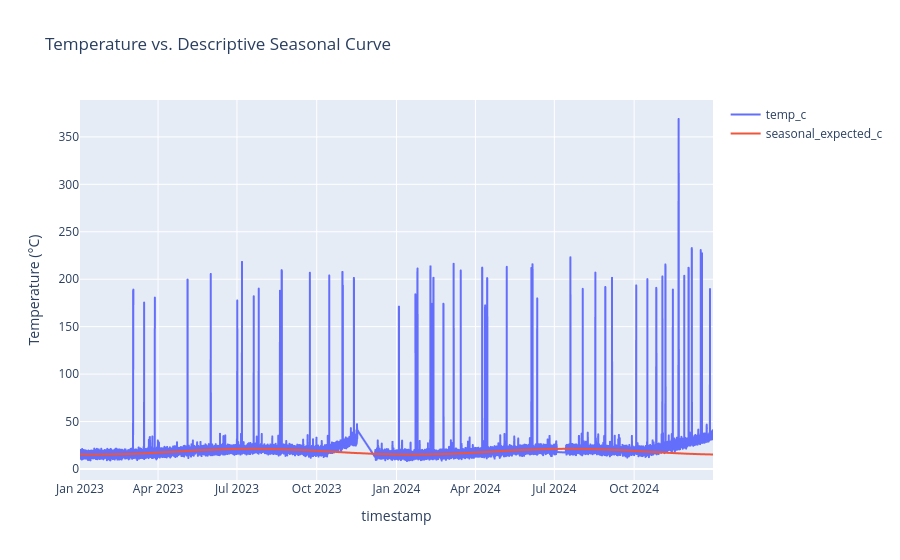

The notebook cell this image was saved under:
### Markdown cell above
## 8. Isolating the developing issue

The case description states the fault should appear as a *consistent, gradual increase* in temperature, which is a different signature from the isolated high-value readings audited above. This section separates the two: exclude the extreme group (`temp_c > extreme_threshold_c`) and look for a slow drift in what remains.

### Code cell
# Descriptive EDA only: use non-extreme Jan-Sep readings from both years
# to visualize the recurring annual shape. This curve is not used for
# model selection, threshold calibration, or the final detector.
seasonal_eda_subset = df[
    (df["temp_c"] <= extreme_threshold_c)
    & (df["timestamp"].dt.month <= 9)
]

day_of_year = seasonal_eda_subset["timestamp"].dt.dayofyear.to_numpy()
seasonal_design = np.column_stack(
    [
        np.ones_like(day_of_year, dtype=float),
        np.cos(2 * np.pi * day_of_year / 365),
        np.sin(2 * np.pi * day_of_year / 365),
    ]
)
seasonal_coefficients, *_ = np.linalg.lstsq(
    seasonal_design,
    seasonal_eda_subset["temp_c"].to_numpy(),
    rcond=None,
)

plot_df = df.copy()
plot_day_of_year = plot_df["timestamp"].dt.dayofyear.to_numpy()
plot_design = np.column_stack(
    [
        np.ones_like(plot_day_of_year, dtype=float),
        np.cos(2 * np.pi * plot_day_of_year / 365),
        np.sin(2 * np.pi * plot_day_of_year / 365),
    ]
)
plot_df["seasonal_expected_c"] = plot_design @ seasonal_coefficients

fig = px.line(
    plot_df,
    x="timestamp",
    y=["temp_c", "seasonal_expected_c"],
    title="Temperature vs. Descriptive Seasonal Curve",
    labels={"value": "Temperature (°C)", "variable": ""},
)
fig.show()

### Figure 1 — Plotly figure (JSON) as saved in the notebook; plotly's stock layout.template omitted (floating-point values rounded to 4 significant figures; data arrays with more than 128 entries replaced by an {"elided": "..."} marker saying what was removed)
{"data": [{"hovertemplate": "=temp_c<br>timestamp=%{x}<br>Temperature (°C)=%{y}<extra></extra>", "legendgroup": "temp_c", "line": {"color": "#636efa", "dash": "solid"}, "marker": {"symbol": "circle"}, "mode": "lines", "name": "temp_c", "showlegend": true, "type": "scattergl", "x": {"elided": "6503 str values"}, "xaxis": "x", "y": {"elided": "6503 float values"}, "yaxis": "y"}, {"hovertemplate": "=seasonal_expected_c<br>timestamp=%{x}<br>Temperature (°C)=%{y}<extra></extra>", "legendgroup": "seasonal_expected_c", "line": {"color": "#EF553B", "dash": "solid"}, "marker": {"symbol": "circle"}, "mode": "lines", "name": "seasonal_expected_c", "showlegend": true, "type": "scattergl", "x": {"elided": "6503 str values"}, "xaxis": "x", "y": {"elided": "6503 float values"}, "yaxis": "y"}], "layout": {"legend": {"title": {"text": ""}, "tracegroupgap": 0}, "title": {"text": "Temperature vs. Descriptive Seasonal Curve"}, "xaxis": {"anchor": "y", "domain": [0.0, 1.0], "title": {"text": "timestamp"}}, "yaxis": {"anchor": "x", "domain": [0.0, 1.0], "title": {"text": "Temperature (°C)"}}}}
